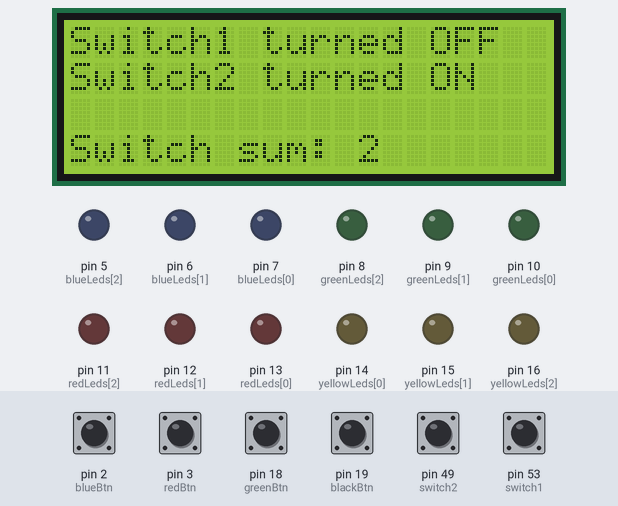
A program run on a simulated Arduino Mega 2560, built with avr-gcc and run on an emulated ATmega2560. Parts: 20×4 character LCD, output pins drawn as LEDs (lit = HIGH). The inputs (shaded band) are chosen by the test bench; at power-on: pin 49 (switch2) HIGH, pin 2 (blueBtn), pin 3 (redBtn), pin 18 (greenBtn), pin 19 (blackBtn), pin 53 (switch1) LOW. Pins used as bus, display or sensor lines are not drawn.

Above: at 1.2 s.
1.3 s: pin 3 (redBtn) pulled HIGH for 0.15 s
At 1.43 s:
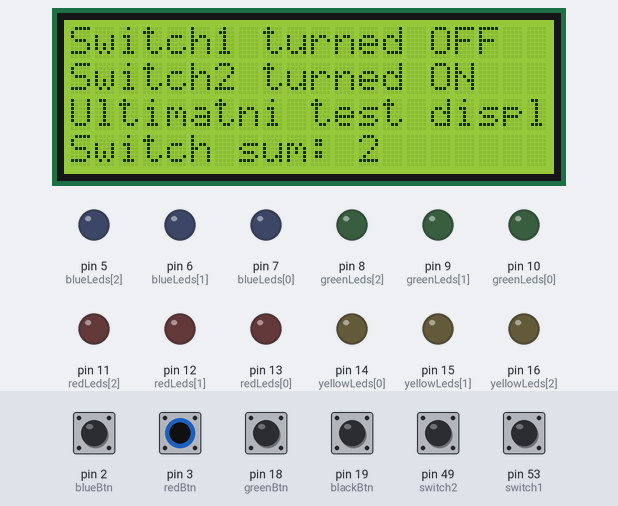
2.0 s: pin 2 (blueBtn) pulled HIGH for 0.15 s
At 3.0 s:
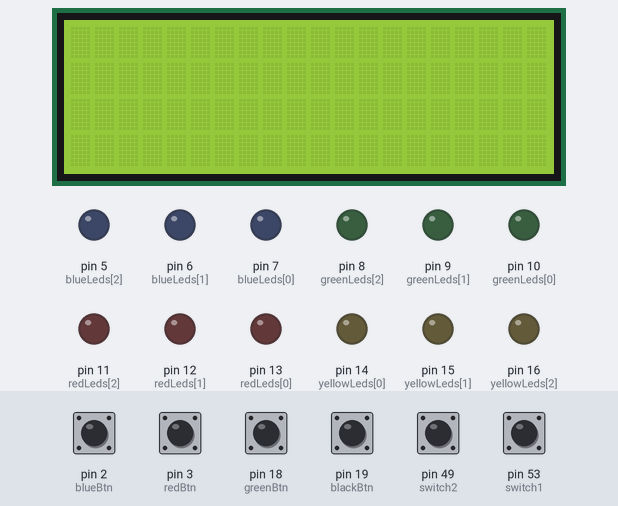
3.6 s: pin 49 (switch2) pulled LOW for 0.15 s
At 3.72 s:
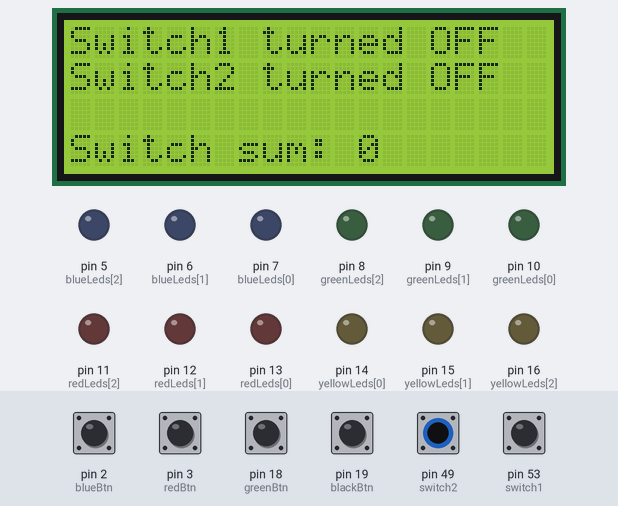
5.2 s: pin 53 (switch1) pulled HIGH for 0.15 s
At 5.32 s:
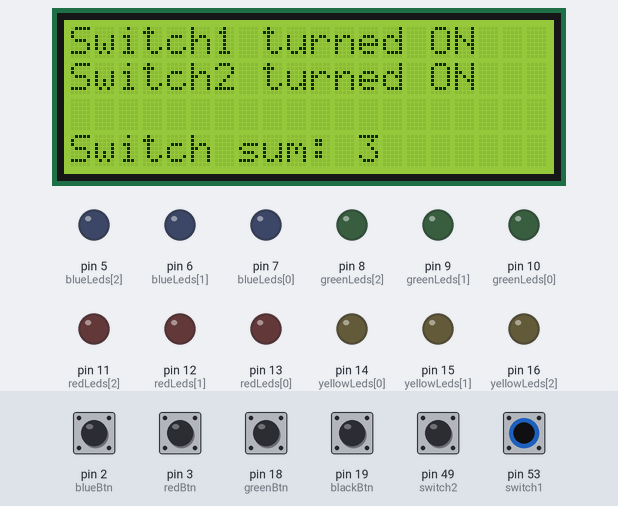
6.8 s: pin 3 (redBtn) pulled HIGH for 1 s
At 8.31 s:
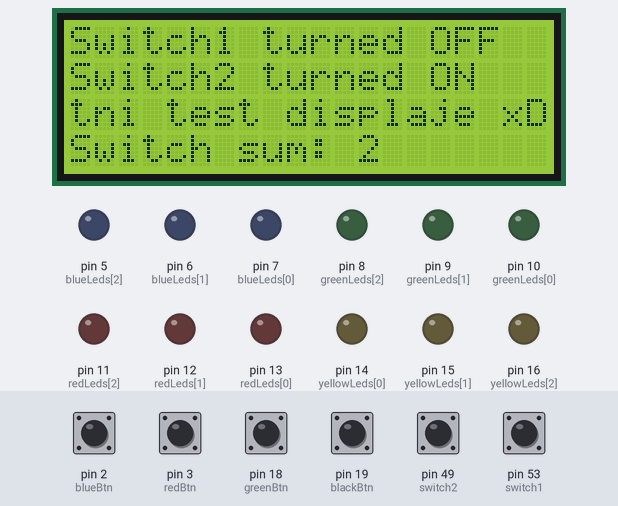
8.4 s: pin 49 (switch2) pulled LOW for 1 s
At 9.31 s:
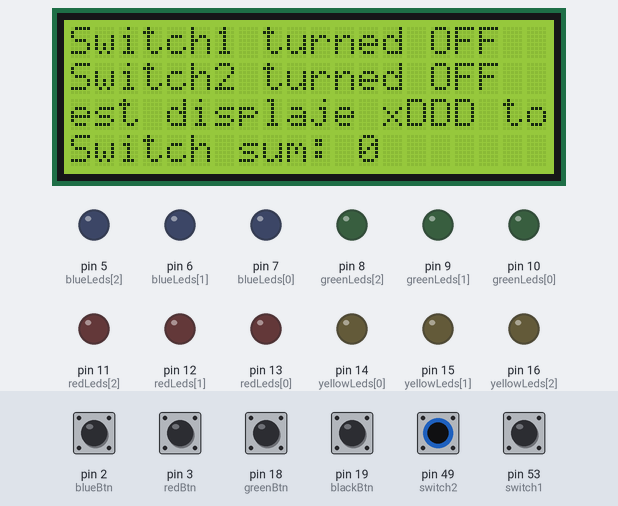
Timing chart, 0 to 11.4 s (numbered marks = the images above; inputs shaded):
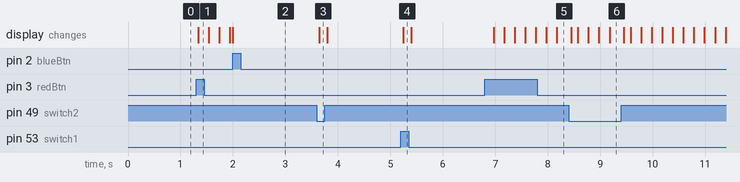

Measured:
- after the input at 1.3 s, the display: changes at once (image 1)
- after the input at 2.0 s, the display: changes at once (image 2)
- after the input at 3.6 s, the display: changes after 0.05 s (image 3)
- after the input at 5.2 s, the display: changes after 0.05 s (image 4)
- after the input at 6.8 s, the display: first changes after 0.17 s (image 5 shows a later state)
- after the input at 8.4 s, the display: first changes after 0.05 s (image 6 shows a later state)

The program:

main.cpp
```cpp
#include <Arduino.h>
#include <Wire.h>
#include <LiquidCrystal_I2C.h>

#define LCDWIDTH 20
#define LCDHEIGHT 4

//Constants
const int redBtn = 3; //INT 5
const int blueBtn = 2; //INT 4
const int greenBtn = 18; //INT 3
const int blackBtn = 19; //INT 2
const int switch1 = 53; //SWITCH1
const int switch2 = 49; //SWITCH2
const int powerPin = 51; //PP

const int redLeds[3] = {13,12,11};
const int greenLeds[3] = {10,9,8};
const int blueLeds[3] = {7,6,5};
const int yellowLeds[3] = {14,15,16};

LiquidCrystal_I2C lcd(0x27, 20, 4);

//Flags --> Interrupts
bool redBtnPressed = false;
bool blueBtnPressed = false;
bool greenBtnPressed = false;
bool blackBtnPressed = false;

//Flags --> Non-Interrupts / States
bool displayChanged = false; //Indicates change of the display
bool redLedState = false;
bool redLedSwitching = false;

int lastSwitch1State = false;
int lastSwitch2State = false;

//LCD Scorller vars, const
int rowIndexes[4] = {0,0,0,0}; //4 Indexy pro 4 radky na displaji
bool rowScroll[4] = {false,false,false,false}; //Testovani skrolu
int rowScrollSpeed = 200;
unsigned long rowScrollWait = 0;
String rowMsgs[4] = {"","","",""};

//Timers
int redLedDelay = 200;
unsigned long redLedWait = 0;

int btnWaitDelay = 200;
unsigned long redBtnWait = 0;
unsigned long blueBtnWait = 0;
unsigned long greenBtnWait = 0;
unsigned long blackBtnWait = 0;

//Functions declaration
void redBtnCallback();
void blueBtnCallback();
void greenBtnCallback();
void blackBtnCallback();
void checkInter();
void repaint();
void scrollClear();
void scrollText();
int toDec(int, int);

//CallBacks for interrupts --> flags
void redBtnCallback() {
  redBtnPressed = true;
}

void blueBtnCallback() {
  blueBtnPressed = true;
}

void greenBtnCallback() {
  greenBtnPressed = true;
}

void blackBtnCallback() {
  blackBtnPressed = true;
}

/* ----------------------------------
 * ----------- Functions ------------
 * ---------------------------------- */
//Interrupt check --> Buttons
void checkInter() {
  //RED BUTTON
  if(redBtnPressed && redBtnWait < millis()) {
    redBtnPressed = false;
    redBtnWait = millis() + btnWaitDelay;
    //CODE

    rowScroll[2] = true;
    rowMsgs[2] = "Ultimatni test displaje xDDD tohle by uz melo pretect";
  }

  //BLUE BUTTON
  if(blueBtnPressed && blueBtnWait < millis()) {
    blueBtnPressed = false;
    blueBtnWait = millis() + btnWaitDelay;
    //CODE

    scrollClear();
  }

  //GREEN BUTTON
  if(greenBtnPressed && greenBtnWait < millis()) {
    greenBtnPressed = false;
    greenBtnWait = millis() + btnWaitDelay;
    //CODE
  }

  //BLACK BUTTON
  if(blackBtnPressed && blackBtnWait < millis()) {
    blackBtnPressed = false;
    blackBtnWait = millis() + btnWaitDelay;
    //CODE
  }
}

//LCD SCROLLER
void scrollText() {
  for(int i = 0; i < 4; i++) {
    if(rowScroll[i] && rowMsgs[i].length() > 0) {
      lcd.setCursor(0,i);

      if(rowIndexes[i]+20 >= rowMsgs[i].length()) {
        lcd.print(rowMsgs[i].substring(rowIndexes[i],20+rowIndexes[i]));
        rowIndexes[i]--;
      }
      else {
        lcd.print(rowMsgs[i].substring(rowIndexes[i],20+rowIndexes[i]));
        rowIndexes[i]++;
      }
    }
  }
}

//LCD Scroll clearer
void scrollClear() {
  for(int i = 0; i < 4; i++) {
    rowIndexes[i] = 0;
    rowScroll[i] = false;
    lcd.clear();
  }
}

//Repaint display
void repaint() {
  lcd.clear();

  lcd.setCursor(0,0);
  lcd.print(lastSwitch1State ? "Switch1 turned ON" : "Switch1 turned OFF");
  lcd.setCursor(0,1);
  lcd.print(lastSwitch2State ? "Switch2 turned ON" : "Switch2 turned OFF");
  lcd.setCursor(0,3);
  lcd.print("Switch sum: ");
  lcd.print(toDec(lastSwitch1State, lastSwitch2State));
}

//Conversi
int toDec(int a, int b) {
  return a + 2*b;
}

/* ----------------------------------
 * ---------- Main methods ----------
 * ---------------------------------- */
void setup() {
  //Setup serial
  Serial.begin(9600);

  //Button init
  pinMode(redBtn, INPUT);
  pinMode(blueBtn, INPUT);
  pinMode(greenBtn, INPUT);
  pinMode(blackBtn, INPUT);

  //Switches init
  pinMode(switch1, INPUT);
  pinMode(switch2, INPUT);
  pinMode(powerPin, OUTPUT);
  digitalWrite(powerPin, HIGH);

  //LEDs init
  for(int i = 0; i < 3; i++) {
    pinMode(redLeds[i], OUTPUT);
    pinMode(blueLeds[i], OUTPUT);
    pinMode(greenLeds[i], OUTPUT);
    pinMode(yellowLeds[i], OUTPUT);
  }

  //Interrupts (Buttons) init
  attachInterrupt(digitalPinToInterrupt(redBtn), redBtnCallback, RISING);
  attachInterrupt(digitalPinToInterrupt(blueBtn), blueBtnCallback, RISING);
  attachInterrupt(digitalPinToInterrupt(greenBtn), greenBtnCallback, RISING);
  attachInterrupt(digitalPinToInterrupt(blackBtn), blackBtnCallback, RISING);

  //LCD init
  lcd.init();
  lcd.backlight();
  displayChanged = true;
}

void loop() {
  //Check switches
  int switch1State = digitalRead(switch1);
  int switch2State = digitalRead(switch2);
  if((switch1State != lastSwitch1State) || (switch2State != lastSwitch2State)) {
    displayChanged = true;
    lastSwitch1State = switch1State;
    lastSwitch2State = switch2State;
  }

  //Test for change
  if(displayChanged) {
    displayChanged = false;
    repaint();
  }
  checkInter();

  //Text scroller
  if(rowScrollWait < millis()) {
    rowScrollWait = millis() + rowScrollSpeed;
    scrollText();
  }

  //CODE
}
```
